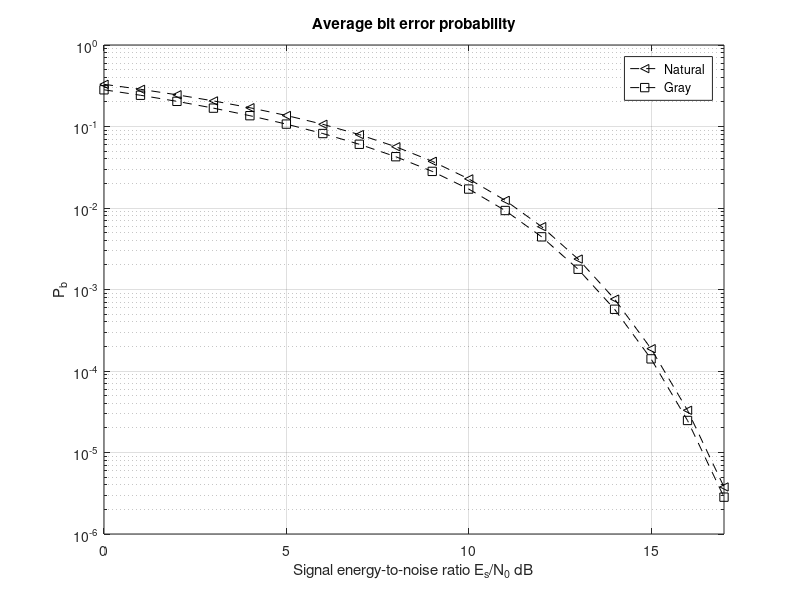
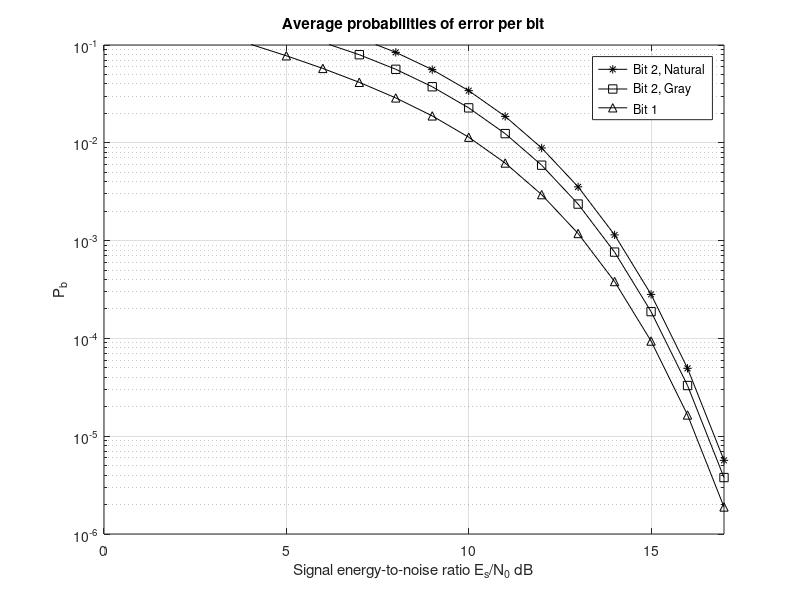

Write MATLAB code to recreate these figures, in order.
% Plot the average error probabilities of each bit in 4-PAM mapping 
% for Gray and Natural bits-to-symbols labelings
% EE251 - Fall 2017. San Jose State University

esnodb = 0:1:17;
esno = 10.^(esnodb/10);
a = sqrt(esno/5);

% Labeling is (B1,B2)
% Bit 1 (MSB), B1 - Both Natural and Gray labelings
pb1 = 0.5 * (qfunc(sqrt(2*a.^2))+2*qfunc(sqrt(8*a.^2))+qfunc(sqrt(18*a.^2)));
% Bit 2 (LSB), B2 - Natural labeling
pb2N = 0.5 * (3*qfunc(sqrt(2*a.^2))+qfunc(sqrt(18*a.^2)));
% Bit 2 (LSB), B2 - Gray labeling
pb2G = 0.5 * (2*qfunc(sqrt(2*a.^2))+qfunc(sqrt(8*a.^2)));
% Average Pb for Natural labeling
pbN = (pb1+pb2N)/2;
% Average Pb for Gray labeling
pbG = (pb1+pb2G)/2;

figure(3)
semilogy(esnodb,pb2N,'-k*'), axis tight, hold on
semilogy(esnodb,pb2G,'-ks'), semilogy(esnodb,pb1,'-k^')
axis([esnodb(1) esnodb(length(esnodb)) 1e-6 1e-1])
grid on, xlabel('Signal energy-to-noise ratio E_s/N_0 dB'), ylabel('P_b')
legend('Bit 2, Natural','Bit 2, Gray','Bit 1'), hold off
title('Average probabilities of error per bit')

figure(2)
semilogy(esnodb,pbN,'--k<'), axis tight, hold on
semilogy(esnodb,pbG,'--ks')
axis([esnodb(1) esnodb(length(esnodb)) 1e-6 1])
grid on, xlabel('Signal energy-to-noise ratio E_s/N_0 dB'), ylabel('P_b')
legend('Natural','Gray'), hold off
title('Average bit error probability')
